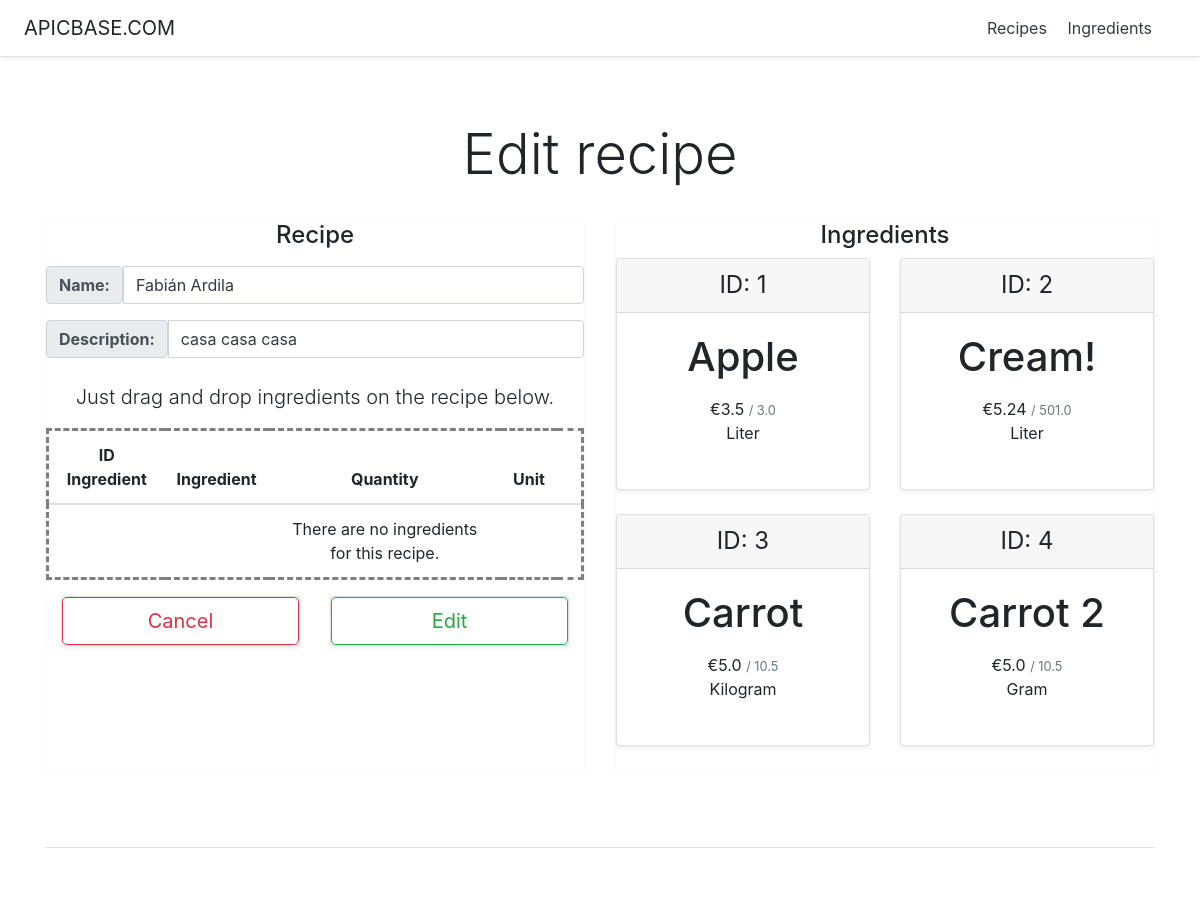
Page /recipeManager/7/edit on the earlier database version.
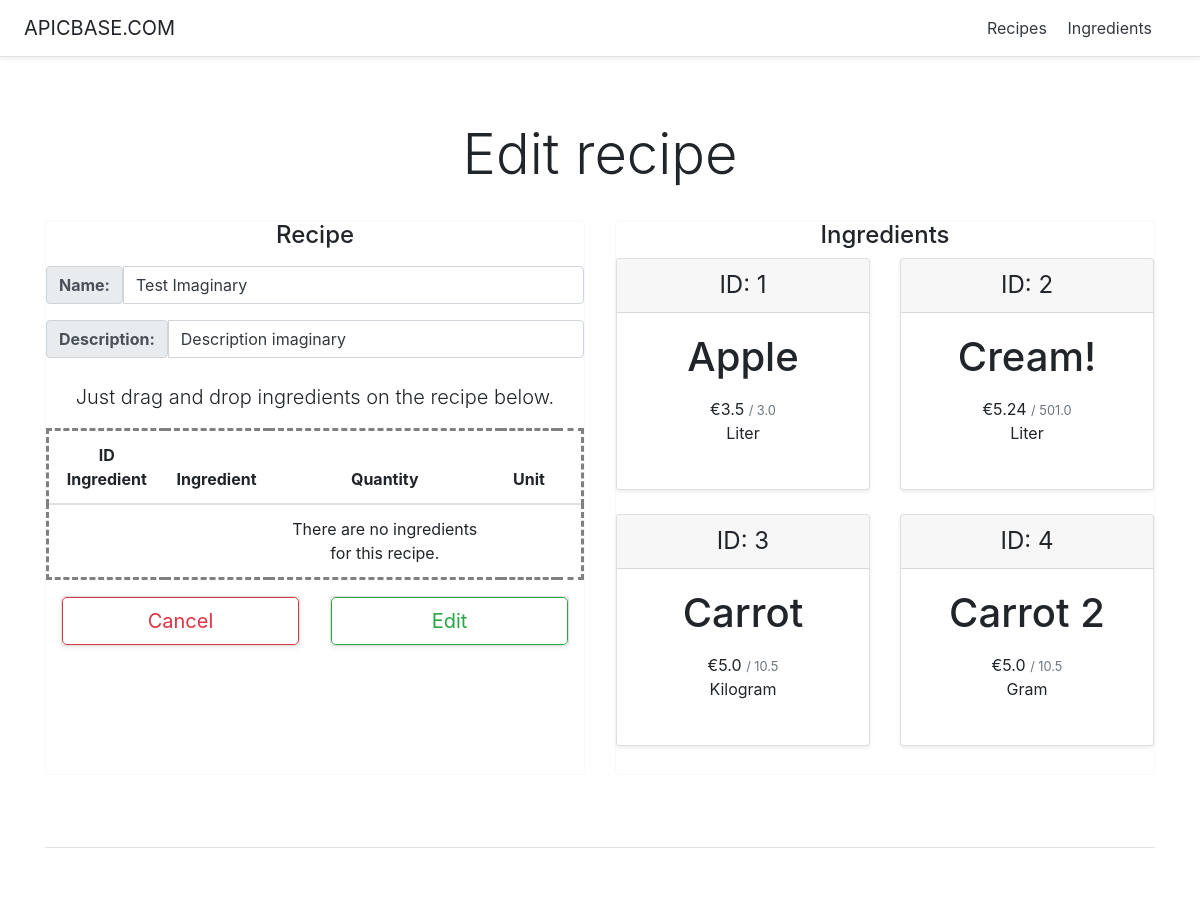
Same page on the later database version.
### recipeManager/models.py (models this page shows, shortened)
class Recipe(models.Model):
    id = models.AutoField(primary_key=True)
    name = models.CharField(max_length=200)
    description = models.CharField(max_length=200)
    ingredients = models.ManyToManyField(Ingredient, through='Recipe_Ingredients')

### recipeManager/views.py (the view, shortened to what this page needs)
# urls.py: path('<int:recipe_id>/edit', views.EditRecipe, name='editRecipe'),
def EditRecipe(request, recipe_id):
    recipe = get_object_or_404(Recipe, pk=recipe_id)
    recipe_ingredients = Ingredient.objects.filter(recipe__id=recipe.id)
    context = {'recipe' : recipe}
    ingredients_list = Ingredient.objects.all()
    if len(recipe_ingredients) > 0 : context['recipe_ingredients'] = recipe_ingredients
    if len(ingredients_list) > 0 : context['ingredients_list'] = ingredients_list
    ingredientsCosts, totalCost = calculateCosts(recipe)
    context['ingredientsCosts'] = ingredientsCosts
    return render(request, "recipeManager/editRecipe.html", context)

### recipeManager/views.py (called while the page is built)
def calculateCosts(recipe):
    ingredients = Ingredient.objects.filter(recipe__id=recipe.id)
    totalCost = 0
    ingredientsCosts = []
    for ingredient in ingredients:
        quant = Recipe_Ingredients.objects.get(recipe__id = recipe.id, ingredient__id = ingredient.id).quantity
        costPerQuantity = round((ingredient.cost / ingredient.amount) * quant, 2)
        totalCost += costPerQuantity
        ingredientsCosts.append((ingredient, quant, costPerQuantity))
    return ingredientsCosts, round(totalCost, 2)

### recipeManager/templates/recipeManager/editRecipe.html (shortened to what the changed rows need)
<!DOCTYPE html>
<html lang="en">
   <head>
      {% load static %}
      <link href="{%static 'recipeManager/pricing.css'%}" rel="stylesheet">
      {% load static %}
      <link href="{%static 'recipeManager/bootstrap.min.css'%}" rel="stylesheet">
   </head>
   <body>
      <div class="pricing-header px-3 py-3 pt-md-5 pb-md-4 mx-auto text-center">
         <h1 class="display-4">Edit recipe</h1>
      </div>
      <div class="container">
         <div class="card-deck mb-3 text-center">
            <div class="card mb-4 border-light">
              <form action="{% url 'recipeManager:editRecipe' recipe.id %}" method="post">
               <ul class="list-unstyled mt-3 mb-4">
                  <li>
                     <div class="input-group mb-3">
                        <label class="input-group-text" for="id_name"><b>Name:</b></label>
                        <input id="id_name" class="form-control text-dark" type="text" required name="name" value="{{ recipe.name }}">
                     </div>
                  </li>
                  <li>
                     <div class="input-group mb-3">
                        <label class="input-group-text" for="id_description"><b>Description:</b></label>
                        <input id="id_description" class="form-control text-dark" type="text" required name="description" value="{{ recipe.description }}">
                     </div>
                  </li>
               </ul>
               <table style="border-style: dashed;" id="table" class="table table-hover" ondrop="drop(event)" ondragover="allowDrop(event)">
                  <thead>
                     <tr>
                        <th scope="col">ID Ingredient</th>
                        <th scope="col">Ingredient</th>
                        <th scope="col">Quantity</th>
                        <th scope="col">Unit</th>
                        <th></th>
                     </tr>
                  </thead>
               </table>
             </form>
            </div>
            <div class="card mb-4 border-light">
               <div class="card-deck mb-3 text-center" data-spy="scroll" style="position: relative;max-height:500px;overflow-y: scroll;">
                  {% if ingredients_list %}
                    {% for ingredient in ingredients_list %}
                      {% if recipe_ingredients %}
                        {% if ingredient not in recipe_ingredients %}
                          <div id="{{ ingredient.id }}" draggable="true" ondragstart="drag(event)" class="card mb-4 shadow-sm">
                             <div class="card-header">
                                <h4 id="igredientId{{ ingredient.id }}" class="my-0 font-weight-normal">ID: {{ ingredient.id }}</h4>
                             </div>
                             <div class="card-body">
                                <h1 id="ingredientName{{ ingredient.id }}" class="card-title pricing-card-title">{{ ingredient.name }}</h1>
                                <ul class="list-unstyled mt-3 mb-4">
                                   <li>€{{ ingredient.cost }} <small class="text-muted">/ {{ ingredient.amount }}</small></li>
                                   <li id="ingredientUnit{{ ingredient.id }}">{{ ingredient.get_unit_display }}</li>
                                </ul>
                             </div>
                          </div>
                        {% else %}
                          <div hidden="true" id="{{ ingredient.id }}" draggable="true" ondragstart="drag(event)" class="card mb-4 shadow-sm">
                             <div class="card-header">
                                <h4 id="igredientId{{ ingredient.id }}" class="my-0 font-weight-normal">ID: {{ ingredient.id }}</h4>
                             </div>
                             <div class="card-body">
                                <h1 id="ingredientName{{ ingredient.id }}" class="card-title pricing-card-title">{{ ingredient.name }}</h1>
                                <ul class="list-unstyled mt-3 mb-4">
                                   <li>€{{ ingredient.cost }} <small class="text-muted">/ {{ ingredient.amount }}</small></li>
                                   <li id="ingredientUnit{{ ingredient.id }}">{{ ingredient.get_unit_display }}</li>
                                </ul>
                             </div>
                          </div>
                        {% endif %}
                      {% else %}
                        <div id="{{ ingredient.id }}" draggable="true" ondragstart="drag(event)" class="card mb-4 shadow-sm">
                           <div class="card-body">
                              <h1 id="ingredientName{{ ingredient.id }}" class="card-title pricing-card-title">{{ ingredient.name }}</h1>
                           </div>
                        </div>
                      {% endif %}
                    {% endfor %}
                  {% else %}
                    <p><strong>No ingredients available.</strong></p>
                  {% endif %}
               </div>
            </div>
         </div>
      </div>
   </body>
</html>

Differences in the rows shown:
changed Recipe: name "Fabián Ardila" → "Test Imaginary"; description "casa casa casa" → "Description imaginary"
